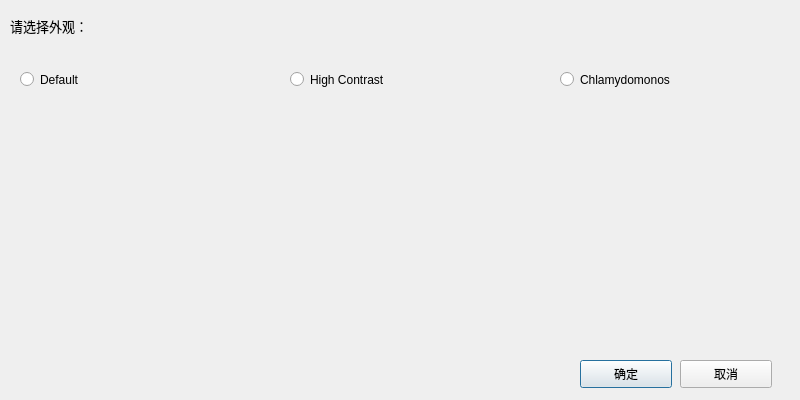
<?xml version="1.0" encoding="UTF-8"?>
<ui version="4.0">
 <class>SkinConfigDialog</class>
 <widget class="QDialog" name="SkinConfigDialog">
  <property name="geometry">
   <rect>
    <x>0</x>
    <y>0</y>
    <width>800</width>
    <height>400</height>
   </rect>
  </property>
  <property name="windowTitle">
   <string>Dialog</string>
  </property>
  <widget class="QLabel" name="label">
   <property name="geometry">
    <rect>
     <x>10</x>
     <y>10</y>
     <width>381</width>
     <height>31</height>
    </rect>
   </property>
   <property name="font">
    <font>
     <family>Microsoft YaHei UI</family>
     <pointsize>10</pointsize>
    </font>
   </property>
   <property name="styleSheet">
    <string notr="true">background-color: rgba(0, 0, 0, 0);</string>
   </property>
   <property name="text">
    <string>请选择外观：</string>
   </property>
  </widget>
  <widget class="QRadioButton" name="d">
   <property name="geometry">
    <rect>
     <x>20</x>
     <y>70</y>
     <width>81</width>
     <height>19</height>
    </rect>
   </property>
   <property name="text">
    <string>Default</string>
   </property>
  </widget>
  <widget class="QRadioButton" name="h">
   <property name="geometry">
    <rect>
     <x>290</x>
     <y>70</y>
     <width>131</width>
     <height>19</height>
    </rect>
   </property>
   <property name="text">
    <string>High Contrast</string>
   </property>
  </widget>
  <widget class="QRadioButton" name="c">
   <property name="geometry">
    <rect>
     <x>560</x>
     <y>70</y>
     <width>131</width>
     <height>19</height>
    </rect>
   </property>
   <property name="text">
    <string>Chlamydomonos</string>
   </property>
  </widget>
  <widget class="QWidget" name="dd" native="true">
   <property name="geometry">
    <rect>
     <x>20</x>
     <y>110</y>
     <width>210</width>
     <height>180</height>
    </rect>
   </property>
   <property name="styleSheet">
    <string notr="true">background-image: url(:/images/default.png);</string>
   </property>
  </widget>
  <widget class="QWidget" name="hh" native="true">
   <property name="geometry">
    <rect>
     <x>290</x>
     <y>110</y>
     <width>210</width>
     <height>180</height>
    </rect>
   </property>
   <property name="styleSheet">
    <string notr="true">background-image: url(:/images/high_contrast.png);</string>
   </property>
  </widget>
  <widget class="QWidget" name="cc" native="true">
   <property name="geometry">
    <rect>
     <x>560</x>
     <y>110</y>
     <width>210</width>
     <height>180</height>
    </rect>
   </property>
   <property name="styleSheet">
    <string notr="true">background-image: url(:/images/chlamydomonos.png);</string>
   </property>
  </widget>
  <widget class="QPushButton" name="ok">
   <property name="geometry">
    <rect>
     <x>580</x>
     <y>360</y>
     <width>92</width>
     <height>28</height>
    </rect>
   </property>
   <property name="text">
    <string>确定</string>
   </property>
  </widget>
  <widget class="QPushButton" name="cancel">
   <property name="geometry">
    <rect>
     <x>680</x>
     <y>360</y>
     <width>92</width>
     <height>28</height>
    </rect>
   </property>
   <property name="text">
    <string>取消</string>
   </property>
  </widget>
 </widget>
 <resources/>
 <connections/>
</ui>
